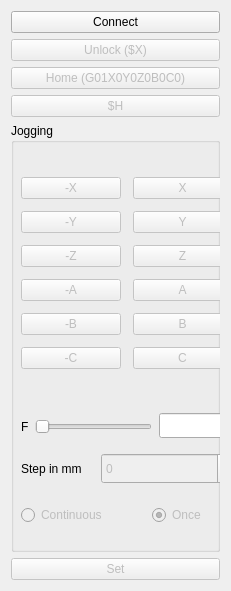
   <widget class="QWidget" name="layoutWidget">
    <property name="geometry">
     <rect>
      <x>20</x>
      <y>20</y>
      <width>231</width>
      <height>591</height>
     </rect>
    </property>
    <layout class="QVBoxLayout" name="verticalLayout_6">
     <item>
      <widget class="QPushButton" name="connectButton">
       <property name="text">
        <string>Connect</string>
       </property>
       <property name="autoDefault">
        <bool>true</bool>
       </property>
      </widget>
     </item>
     <item>
      <widget class="QPushButton" name="unlockButton">
       <property name="enabled">
        <bool>false</bool>
       </property>
       <property name="text">
        <string>Unlock ($X)</string>
       </property>
       <property name="autoDefault">
        <bool>true</bool>
       </property>
      </widget>
     </item>
     <item>
      <widget class="QPushButton" name="homeButton">
       <property name="enabled">
        <bool>false</bool>
       </property>
       <property name="text">
        <string>Home (G01X0Y0Z0B0C0)</string>
       </property>
       <property name="autoDefault">
        <bool>true</bool>
       </property>
      </widget>
     </item>
     <item>
      <widget class="QPushButton" name="hButton">
       <property name="enabled">
        <bool>false</bool>
       </property>
       <property name="text">
        <string>$H</string>
       </property>
      </widget>
     </item>
     <item>
      <layout class="QVBoxLayout" name="verticalLayout_5">
       <item>
        <widget class="QGroupBox" name="Jogging">
         <property name="title">
          <string>Jogging</string>
         </property>
         <widget class="QWidget" name="layoutWidget">
          <property name="geometry">
           <rect>
            <x>10</x>
            <y>10</y>
            <width>211</width>
            <height>281</height>
           </rect>
          </property>
          <layout class="QVBoxLayout" name="verticalLayout_4">
           <property name="spacing">
            <number>14</number>
           </property>
           <property name="sizeConstraint">
            <enum>QLayout::SetDefaultConstraint</enum>
           </property>
           <item>
            <layout class="QVBoxLayout" name="verticalLayout_3">
             <property name="spacing">
              <number>12</number>
             </property>
             <item>
              <layout class="QHBoxLayout" name="horizontalLayout_2">
               <property name="sizeConstraint">
                <enum>QLayout::SetDefaultConstraint</enum>
               </property>
               <item>
                <widget class="QPushButton" name="backXButton">
                 <property name="enabled">
                  <bool>false</bool>
                 </property>
                 <property name="text">
                  <string>-X</string>
                 </property>
                </widget>
               </item>
               <item>
                <widget class="QPushButton" name="forwardXButton">
                 <property name="enabled">
                  <bool>false</bool>
                 </property>
                 <property name="text">
                  <string>X</string>
                 </property>
                </widget>
               </item>
              </layout>
             </item>
             <item>
              <layout class="QHBoxLayout" name="horizontalLayout_3">
               <item>
                <widget class="QPushButton" name="backYButton">
                 <property name="enabled">
                  <bool>false</bool>
                 </property>
                 <property name="text">
                  <string>-Y</string>
                 </property>
                </widget>
               </item>
               <item>
                <widget class="QPushButton" name="forwardYButton">
                 <property name="enabled">
                  <bool>false</bool>
                 </property>
                 <property name="text">
                  <string>Y</string>
                 </property>
                </widget>
               </item>
              </layout>
             </item>
             <item>
              <layout class="QHBoxLayout" name="horizontalLayout_4">
               <item>
                <widget class="QPushButton" name="backZButton">
                 <property name="enabled">
                  <bool>false</bool>
                 </property>
                 <property name="text">
                  <string>-Z</string>
                 </property>
                </widget>
               </item>
               <item>
                <widget class="QPushButton" name="forwardZButton">
                 <property name="enabled">
                  <bool>false</bool>
                 </property>
                 <property name="text">
                  <string>Z</string>
                 </property>
                </widget>
               </item>
              </layout>
             </item>
             <item>
              <layout class="QHBoxLayout" name="horizontalLayout_39">
               <item>
                <widget class="QPushButton" name="backAButton">
                 <property name="enabled">
                  <bool>false</bool>
                 </property>
                 <property name="text">
                  <string>-A</string>
                 </property>
                </widget>
               </item>
               <item>
                <widget class="QPushButton" name="forwardAButton">
                 <property name="enabled">
                  <bool>false</bool>
                 </property>
                 <property name="text">
                  <string>A</string>
                 </property>
                </widget>
               </item>
              </layout>
             </item>
             <item>
              <layout class="QHBoxLayout" name="horizontalLayout_5">
               <item>
                <widget class="QPushButton" name="backBButton">
                 <property name="enabled">
                  <bool>false</bool>
                 </property>
                 <property name="text">
                  <string>-B</string>
                 </property>
                </widget>
               </item>
               <item>
                <widget class="QPushButton" name="forwardBButton">
                 <property name="enabled">
                  <bool>false</bool>
                 </property>
                 <property name="text">
                  <string>B</string>
                 </property>
                </widget>
               </item>
              </layout>
             </item>
             <item>
              <layout class="QHBoxLayout" name="horizontalLayout_6">
               <item>
                <widget class="QPushButton" name="backCButton">
                 <property name="enabled">
                  <bool>false</bool>
                 </property>
                 <property name="text">
                  <string>-C</string>
                 </property>
                </widget>
               </item>
               <item>
                <widget class="QPushButton" name="forwardCButton">
                 <property name="enabled">
                  <bool>false</bool>
                 </property>
                 <property name="text">
                  <string>C</string>
                 </property>
                </widget>
               </item>
              </layout>
             </item>
            </layout>
           </item>
          </layout>
         </widget>
         <widget class="QLabel" name="stepLabel">
          <property name="geometry">
           <rect>
            <x>10</x>
            <y>330</y>
            <width>81</width>
            <height>31</height>
           </rect>
          </property>
          <property name="text">
           <string>Step in mm</string>
          </property>
          <property name="alignment">
           <set>Qt::AlignLeading|Qt::AlignLeft|Qt::AlignVCenter</set>
          </property>
         </widget>
         <widget class="QSpinBox" name="stepSpinBox">
          <property name="enabled">
           <bool>false</bool>
          </property>
          <property name="geometry">
           <rect>
            <x>90</x>
            <y>330</y>
            <width>131</width>
            <height>31</height>
           </rect>
          </property>
         </widget>
         <widget class="QWidget" name="layoutWidget">
          <property name="geometry">
           <rect>
            <x>10</x>
            <y>290</y>
            <width>131</width>
            <height>27</height>
           </rect>
          </property>
          <layout class="QHBoxLayout" name="horizontalLayout_7">
           <item>
            <widget class="QLabel" name="feedLabel">
             <property name="text">
              <string>F</string>
             </property>
            </widget>
           </item>
           <item>
            <widget class="QSlider" name="feedHorizontalSlider">
             <property name="enabled">
              <bool>false</bool>
             </property>
             <property name="orientation">
              <enum>Qt::Horizontal</enum>
             </property>
            </widget>
           </item>
          </layout>
         </widget>
         <widget class="QWidget" name="layoutWidget">
          <property name="geometry">
           <rect>
            <x>10</x>
            <y>380</y>
            <width>213</width>
            <height>25</height>
           </rect>
          </property>
          <layout class="QHBoxLayout" name="horizontalLayout_37">
           <property name="spacing">
            <number>45</number>
           </property>
           <item>
            <widget class="QRadioButton" name="continuousRadioButton">
             <property name="enabled">
              <bool>false</bool>
             </property>
             <property name="text">
              <string>Continuous</string>
             </property>
            </widget>
           </item>
           <item>
            <widget class="QRadioButton" name="onceRadioButton">
             <property name="enabled">
              <bool>false</bool>
             </property>
             <property name="text">
              <string>Once</string>
             </property>
             <property name="checked">
              <bool>true</bool>
             </property>
            </widget>
           </item>
          </layout>
         </widget>
         <widget class="QLineEdit" name="feedLineEdit">
          <property name="geometry">
           <rect>
            <x>148</x>
            <y>290</y>
            <width>71</width>
            <height>25</height>
           </rect>
          </property>
         </widget>
        </widget>
       </item>
       <item>
        <widget class="QPushButton" name="setButton">
         <property name="enabled">
          <bool>false</bool>
         </property>
         <property name="text">
          <string>Set</string>
         </property>
         <property name="autoDefault">
          <bool>true</bool>
         </property>
        </widget>
       </item>
      </layout>
     </item>
    </layout>
   </widget>
